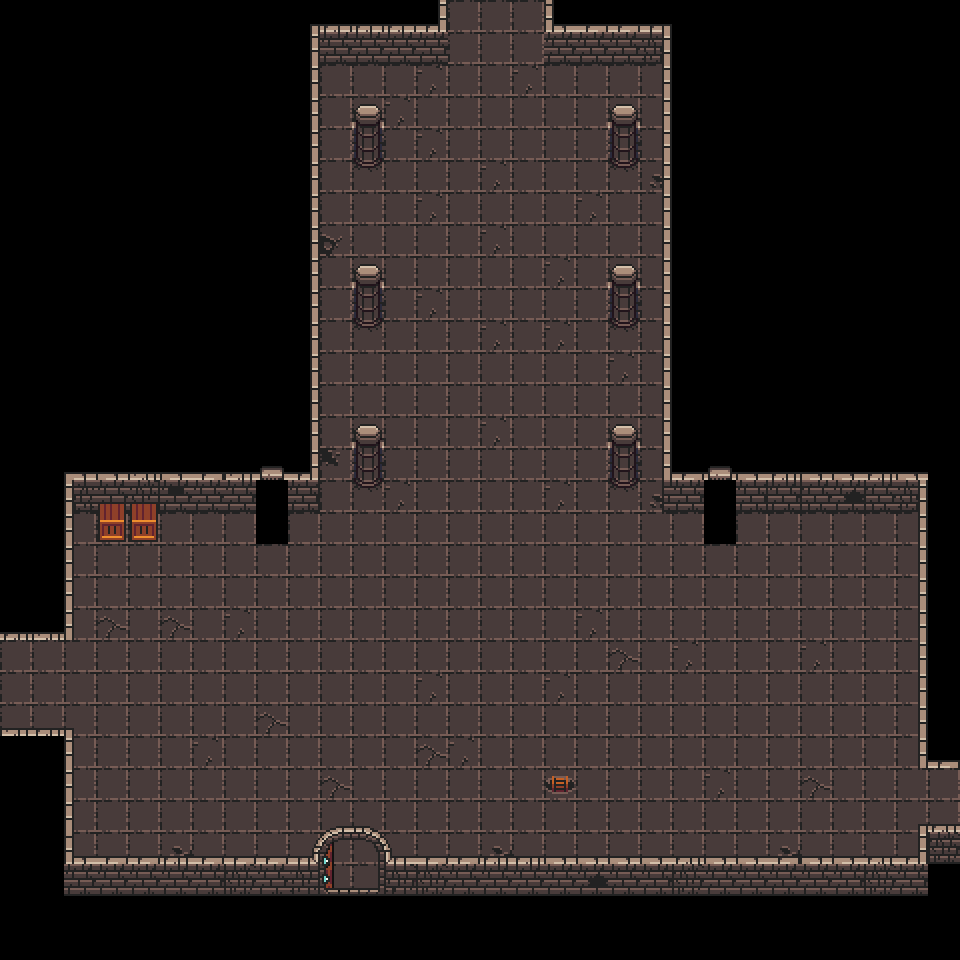

The image is a tile-based game level rendered from a .tmx file. Its description and source (layers, tilesets, objects; grid data summarised) follow:
An orthogonal 30x30 tile map with 32x32 px tiles, 3 tile layers (floor, wall, env) and 43 objects (27x wall, 5x minion, 4x door, 4x point, 2x lavaSpring, ...).

<map version="1.4" tiledversion="1.9.0" orientation="orthogonal" renderorder="right-down" width="30" height="30" tilewidth="32" tileheight="32" infinite="0" nextlayerid="5" nextobjectid="46">
 <tileset firstgid="1" name="0x72_DungeonTilesetII_32x32" tilewidth="32" tileheight="32" tilecount="1024" columns="32">
  <image source="0x72_DungeonTilesetII_32x32.png" width="1024" height="1024" />
 </tileset>
 <layer id="1" name="floor" width="30" height="30" locked="1">
  <data>[900 cells, 466 non-empty, 8 distinct tile ids]</data>
 </layer>
 <layer id="2" name="wall" width="30" height="30" locked="1">
  <data>[900 cells, 148 non-empty, 23 distinct tile ids]</data>
 </layer>
 <layer id="3" name="env" width="30" height="30" locked="1">
  <data>[900 cells, 34 non-empty, 17 distinct tile ids]</data>
 </layer>
 <objectgroup id="4" name="Object Layer 1" locked="1">
  <object id="1" name="Door" type="door" x="323.326" y="847.948" width="57.5143" height="46.5449">
   <properties>
    <property name="direction" value="south" />
   </properties>
  </object>
  <object id="2" name="Door" type="door" x="443.285" y="3.16021" width="102.011" height="43.373">
   <properties>
    <property name="direction" value="north" />
   </properties>
  </object>
  <object id="3" name="Door" type="door" x="2.91711" y="642.302" width="39.6299" height="86.7225">
   <properties>
    <property name="direction" value="west" />
   </properties>
  </object>
  <object id="4" name="Door" type="door" x="927.003" y="768.121" width="30.1142" height="58.1753">
   <properties>
    <property name="direction" value="east" />
   </properties>
  </object>
  <object id="5" type="wall" x="71.3393" y="483.241" width="243.238" height="15.756" />
  <object id="6" type="wall" x="97.2433" y="505.973" width="59.2668" height="31.6156" />
  <object id="9" type="wall" x="666.074" y="478.483" width="252.754" height="15.756" />
  <object id="10" type="wall" x="305.533" y="25.9558" width="9.57338" height="454.538" />
  <object id="11" type="wall" x="666.603" y="24.3698" width="9.57338" height="454.538" />
  <object id="12" type="wall" x="317.163" y="29.1277" width="124.82" height="15.756" />
  <object id="13" type="wall" x="545.541" y="28.0704" width="124.82" height="15.756" />
  <object id="14" type="wall" x="69.7534" y="860.17" width="243.238" height="15.756" />
  <object id="15" type="wall" x="63.9382" y="471.61" width="9.57338" height="164.836" />
  <object id="16" type="wall" x="61.8236" y="731.708" width="9.57338" height="131.002" />
  <object id="17" type="wall" x="3.14311" y="623.334" width="57.1521" height="15.756" />
  <object id="18" type="wall" x="2.08582" y="729.064" width="57.1521" height="15.756" />
  <object id="19" type="wall" x="389.06" y="861.228" width="532.94" height="15.756" />
  <object id="20" type="wall" x="920.885" y="477.425" width="9.57354" height="286.426" />
  <object id="21" type="wall" x="924.585" y="830.566" width="37.0635" height="32.6729" />
  <object id="22" name="Minion" type="minion" x="429.266" y="384.859">
   <point />
  </object>
  <object id="23" name="Minion" type="minion" x="431.381" y="244.238">
   <point />
  </object>
  <object id="24" name="Minion" type="minion" x="761.26" y="615.352">
   <point />
  </object>
  <object id="25" name="Minion" type="minion" x="540.283" y="601.607">
   <point />
  </object>
  <object id="26" name="Minion" type="minion" x="351.026" y="601.607">
   <point />
  </object>
  <object id="27" type="wall" x="357.533" y="440.58" width="22.9336" height="28.9641" />
  <object id="28" type="wall" x="358.197" y="431.281" width="19.274" height="12.0211">
   <ellipse />
  </object>
  <object id="29" type="wall" x="613.401" y="438.465" width="22.9336" height="28.9641" />
  <object id="30" type="wall" x="614.065" y="429.166" width="19.274" height="12.0211">
   <ellipse />
  </object>
  <object id="31" type="wall" x="357.533" y="281.984" width="22.9336" height="28.9641" />
  <object id="32" type="wall" x="358.197" y="272.685" width="19.274" height="12.0211">
   <ellipse />
  </object>
  <object id="33" type="wall" x="613.401" y="280.927" width="22.9336" height="28.9641" />
  <object id="34" type="wall" x="614.065" y="271.628" width="19.274" height="12.0211">
   <ellipse />
  </object>
  <object id="35" type="wall" x="357.533" y="119.159" width="22.9336" height="28.9641" />
  <object id="36" type="wall" x="358.197" y="109.86" width="19.274" height="12.0211">
   <ellipse />
  </object>
  <object id="37" type="wall" x="614.458" y="120.216" width="22.9336" height="28.9641" />
  <object id="38" type="wall" x="615.122" y="110.917" width="19.274" height="12.0211">
   <ellipse />
  </object>
  <object id="39" name="GreenFElf" type="GreenFElf" x="577.289" y="722.14">
   <point />
  </object>
  <object id="40" name="Spawn" type="point" x="480.017" y="98.3295">
   <properties>
    <property name="position" value="north" />
   </properties>
   <point />
  </object>
  <object id="41" name="Spawn" type="point" x="870.163" y="778.177">
   <properties>
    <property name="position" value="east" />
   </properties>
   <point />
  </object>
  <object id="42" name="Spawn" type="point" x="318.249" y="788.75">
   <properties>
    <property name="position" value="south" />
   </properties>
   <point />
  </object>
  <object id="43" name="Spawn" type="point" x="88.8137" y="670.332">
   <properties>
    <property name="position" value="west" />
   </properties>
   <point />
  </object>
  <object id="44" type="lavaSpring" x="703.971" y="479.777" width="32" height="64" />
  <object id="45" type="lavaSpring" x="256.036" y="479.955" width="32" height="64" />
 </objectgroup>
</map>
